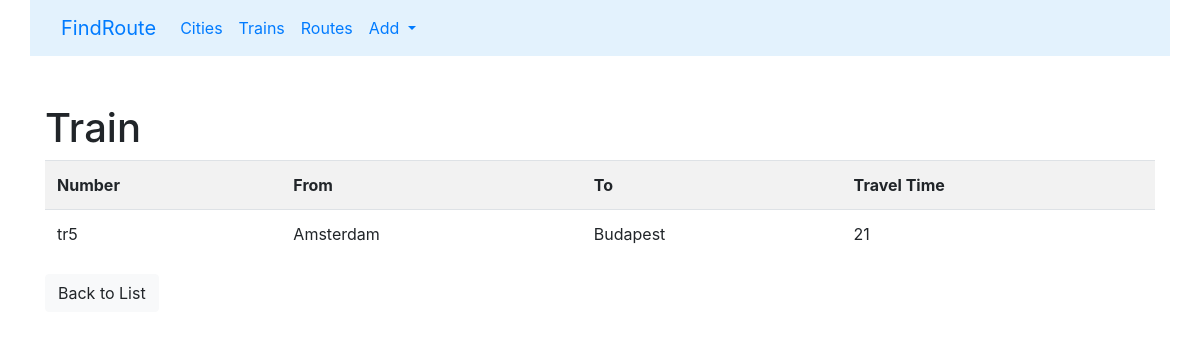
Page /trains/detail/4/ on the committed database.
### trains/models.py (models this page shows, shortened)
class Train(models.Model):
    name = models.CharField(max_length=50, unique=True, verbose_name='Train number')
    travel_time = models.PositiveSmallIntegerField(verbose_name='Travel time')
    from_city = models.ForeignKey(City, on_delete=models.CASCADE, related_name='from_city_set', verbose_name='From which city')
    to_city = models.ForeignKey(to='cities.City', on_delete=models.CASCADE, related_name='to_city_set', verbose_name='In which city')
    class Meta:
        verbose_name = 'Train'
        verbose_name_plural = 'Trains'
        ordering = ['travel_time']

### cities/models.py (models this page shows, shortened)
class City(models.Model):
    name = models.CharField(max_length=255, unique=True, verbose_name='City')
    def __str__(self):
        return self.name
    class Meta:
        verbose_name_plural = 'Cities'
        verbose_name = 'City'
        ordering = ['name']

### trains/views.py (the view)
# urls.py: path('detail/<int:pk>/', TrainDetailView.as_view(), name='detail'),
class TrainDetailView(DetailView):
    queryset = Train.objects.all()
    template_name = 'trains/detail.html'

### trains/templates/trains/detail.html (shortened to what this page needs)
{% extends "base.html" %}
{% block content %}
<h1>Train</h1>
<div class="row">
    <div class="col-md">
        <table class="table table-striped">
            <tr>
                <th>Number</th>
                <th>From</th>
                <th>To</th>
                <th>Travel Time</th>
            </tr>
            <tr>
                <td>{{ object.name }}</td>
                <td>{{ object.from_city }}</td>
                <td>{{ object.to_city }}</td>
                <td>{{ object.travel_time }}</td>
            </tr>
        </table>
    </div>
</div>
<div class="row">
    <div class="col-md-4">
        <a href="{% url 'trains:home' %}">
            <button type="button" class="btn btn-light">Back to List</button>
        </a>
    </div>
</div>
{% endblock %}

### rows in the picture
Train: name "tr5", from_city "Amsterdam", to_city "Budapest", travel_time "21"
